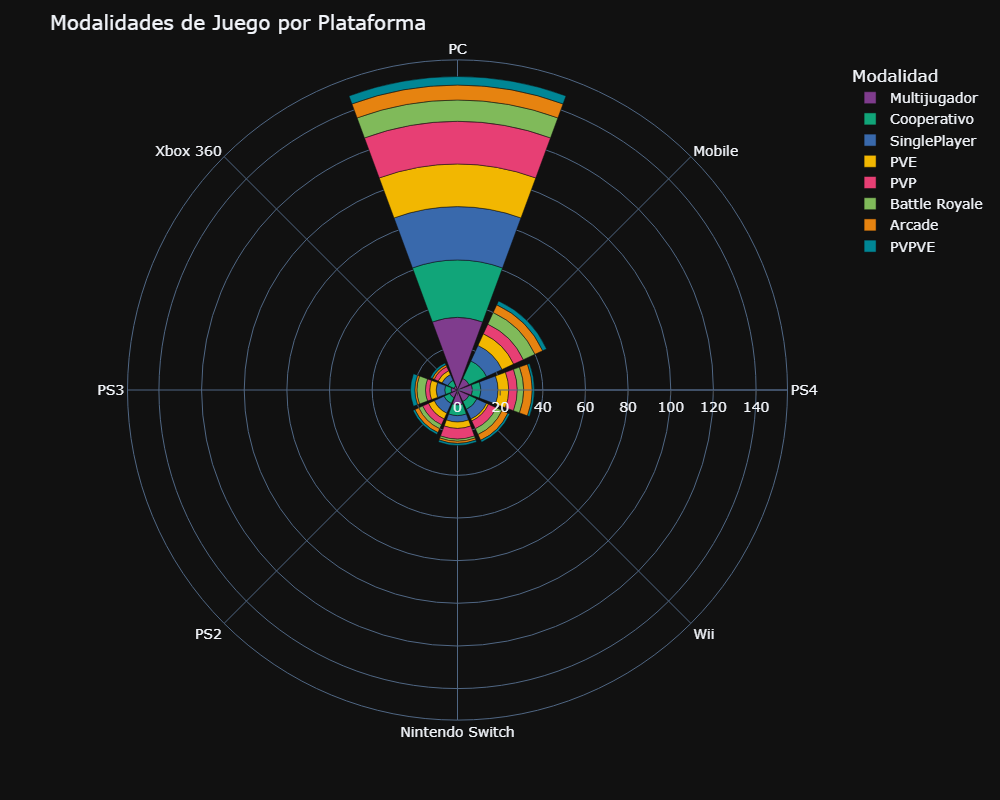

This chart was generated by the following Python code:
import pandas as pd
import plotly.express as px

cols = [
    '¿Plataformas de Juego Favorita?',
    'Qué modalidad de juego prefieres?'
]

df = pd.read_csv("../../data/Encuesta_videojuegos.csv", usecols=cols)

df = df.dropna()

df['¿Plataformas de Juego Favorita?'] = (
    df['¿Plataformas de Juego Favorita?'].astype(str)
)

df['Qué modalidad de juego prefieres?'] = (
    df['Qué modalidad de juego prefieres?'].astype(str)
)

df['Plataformas'] = (
    df['¿Plataformas de Juego Favorita?']
    .str.split(', ')
)

df['Modalidad'] = (
    df['Qué modalidad de juego prefieres?']
    .str.split(', ')
)

rows = []

for plataformas, modalidades in zip(df['Plataformas'], df['Modalidad']):

    if not isinstance(plataformas, list):
        continue

    if not isinstance(modalidades, list):
        continue

    for p in plataformas:
        for m in modalidades:
            rows.append((p.strip(), m.strip()))

count_df = (
    pd.DataFrame(rows, columns=['Plataformas', 'Modalidad'])
    .value_counts()
    .reset_index(name='count')
)

top_plataformas = (
    count_df.groupby('Plataformas')['count']
    .sum()
    .sort_values(ascending=False)
    .head(8)
    .index
)

count_df = count_df[
    count_df['Plataformas'].isin(top_plataformas)
]

fig = px.bar_polar(
    count_df,
    r='count',
    theta='Plataformas',
    color='Modalidad',
    template='plotly_dark',
    category_orders={
        'Plataformas': list(top_plataformas)
    },
    color_discrete_sequence=px.colors.qualitative.Bold
)

fig.update_layout(
    title='Modalidades de Juego por Plataforma',
    width=1000,
    height=800,
    font_size=14,
    legend_title='Modalidad',
    polar=dict(
        radialaxis=dict(
            showticklabels=True,
            ticks='outside'
        )
    )
)

fig.show()
